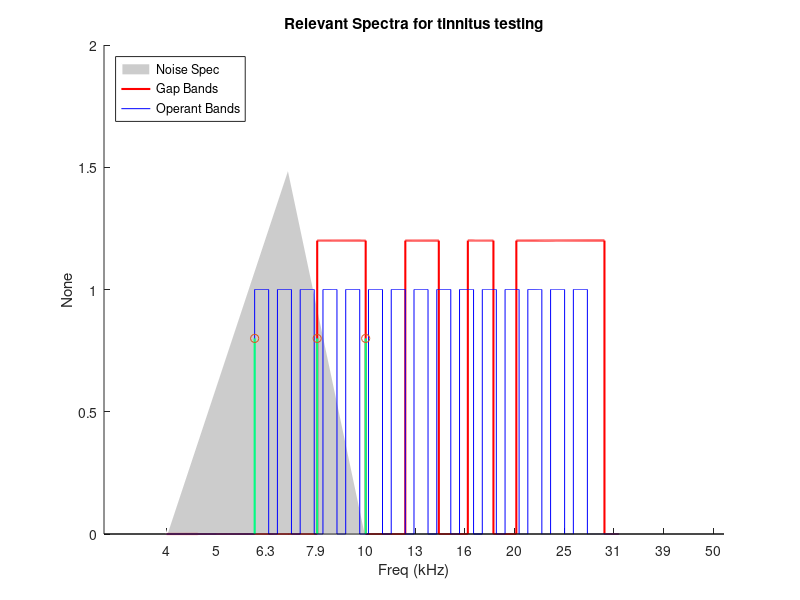

Recreate this plot in MATLAB.

clear
clc

close all

aud_file_dir = fullfile(pwd,'aud_files');
if ~exist(aud_file_dir,'dir')
    mkdir(aud_file_dir)
end

% Fs = 100000;
% freq_vector = 0:1:(Fs-1);

freq_vector = 4000:32000;

fmin = 6000;
fmax = 26000;

num_freq = 15;

fscale = (fmax-fmin)/num_freq;

freq_spaces = linspace(log2(fmin),log2(fmax),num_freq);
low_freqs = 2.^(freq_spaces);
high_freqs = (1+1/num_freq).*low_freqs;

%% Plot spectra
freq_order = sort([low_freqs high_freqs],'ascend');

gap_bands = [8000 10000 12000 14000 16000 18000 20000 30000];

old_freqs = [6000 8000 10000];

old_bands = [4000 8000 6000 12000 8000 16000 10000 20000];

new_sig = zeros(size(freq_vector));
gap_sig = zeros(size(freq_vector));
iter = false;
gap_iter = false;
gap_track = 1;
sort_iter = 1;
idx = 1;
while idx <= length(freq_vector)
    
    
    if sort_iter <= length(freq_order)
        if freq_vector(idx) >= freq_order(sort_iter)
            sort_iter = sort_iter + 1;
            iter = ~iter;
        end
    end
    
    if gap_track<= length(gap_bands)
    if (freq_vector(idx) > gap_bands(gap_track))
        gap_track = gap_track + 1;
        gap_iter = ~gap_iter;    
    end
    end
    
        new_sig(idx) = iter;
        gap_sig(idx) = gap_iter;
        idx = idx + 1;   
    
end

noise_freq = [min(freq_vector) 4000 7000 10000 max(freq_vector)];
noise_spec = 1.5.*[0 0 1 0 0];

% plot things
figure(1)
clf(1)
hold on
area(noise_freq,noise_spec,'facecolor',0.8.*ones(3,1),'edgecolor','white','linewidth',1.5)

plot(freq_vector,1.2.*gap_sig,'r','linewidth',1.5)
plot(freq_vector,new_sig,'b')

stem(old_freqs,0.8.*ones(size(old_freqs)),'color',[0 1 0.5],'linewidth',1.5)
%stairs(old_bands,0.8.*ones(size(old_bands)),'color',[0 1 0.5]);

xlim([fmin/2 fmax*2])
set(gca,'xscale','log')

xtick_loc = 4000.*(2.^(0:.33:4));
%xtick_loc(xtick_loc>fmax) = [];

set(gca,'xtick',xtick_loc);
set(gca,'xticklabel',strsplit(num2str(xtick_loc./1000,2),' '))
set(gca,'color','k')
set(gcf,'color','k')
legend('Noise Spec','Gap Bands','Operant Bands','location','northwest')
xlabel('Freq (kHz)')
ylabel('None')
title('Relevant Spectra for tinnitus testing')

%% Make signals
%make noise bands
% %aud_file_type = 'mp4';
% aud_file_rate = 48000;
% 
% duration = 30;
% 
% Fs = 100000;
% freqs_array = 0:1:(Fs/2-1);
% freq_list = round([low_freqs' high_freqs']);
% sound_store = cell(num_freq,1);
% for idx = 1:num_freq
%     
%     noise = randn(Fs,1);
%     noise = noise./max(abs(noise));
%     
%     noise_fft = fft(noise,Fs);
%     noise_fft = noise_fft(1:end/2);
%     
%     noise_fft(freqs_array <= freq_list(idx,1)) = 0;
%     noise_fft(freqs_array > freq_list(idx,2)) = 0;
%     
%     noise_fft = [noise_fft; flipud(noise_fft(2:end))];
%     %noise_fft = movmean(noise_fft,3,'endpoint','discard');
%     
%     noise_band = real(ifft(noise_fft,Fs));
%     
%     sound_store{idx} = noise_band;
%     
%     play_band = resample(noise_band,aud_file_rate,Fs);
% %    audiowrite(fullfile(aud_file_dir,sprintf('sound_%d.%s',freq_list(idx,1),aud_file_type)),repmat(play_band,duration,1),aud_file_rate);
%     
% end






